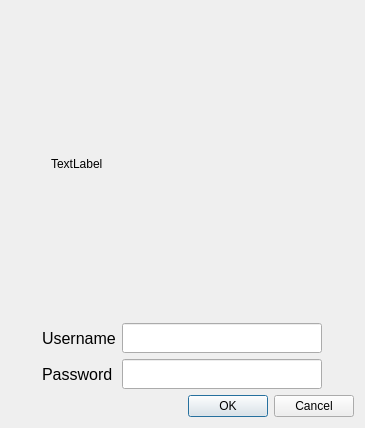
<?xml version="1.0" encoding="UTF-8"?>
<ui version="4.0">
 <class>Login</class>
 <widget class="QDialog" name="Login">
  <property name="geometry">
   <rect>
    <x>0</x>
    <y>0</y>
    <width>365</width>
    <height>428</height>
   </rect>
  </property>
  <property name="windowTitle">
   <string>Dialog</string>
  </property>
  <layout class="QHBoxLayout" name="horizontalLayout_3">
   <item>
    <layout class="QVBoxLayout" name="verticalLayout_3">
     <item>
      <layout class="QVBoxLayout" name="verticalLayout_2">
       <item>
        <spacer name="verticalSpacer">
         <property name="orientation">
          <enum>Qt::Vertical</enum>
         </property>
         <property name="sizeHint" stdset="0">
          <size>
           <width>20</width>
           <height>40</height>
          </size>
         </property>
        </spacer>
       </item>
       <item>
        <layout class="QHBoxLayout" name="horizontalLayout_2">
         <item>
          <spacer name="horizontalSpacer_3">
           <property name="orientation">
            <enum>Qt::Horizontal</enum>
           </property>
           <property name="sizeHint" stdset="0">
            <size>
             <width>40</width>
             <height>20</height>
            </size>
           </property>
          </spacer>
         </item>
         <item>
          <widget class="QLabel" name="logoLabel">
           <property name="minimumSize">
            <size>
             <width>263</width>
             <height>100</height>
            </size>
           </property>
           <property name="text">
            <string>TextLabel</string>
           </property>
          </widget>
         </item>
         <item>
          <spacer name="horizontalSpacer_4">
           <property name="orientation">
            <enum>Qt::Horizontal</enum>
           </property>
           <property name="sizeHint" stdset="0">
            <size>
             <width>40</width>
             <height>20</height>
            </size>
           </property>
          </spacer>
         </item>
        </layout>
       </item>
       <item>
        <spacer name="verticalSpacer_2">
         <property name="orientation">
          <enum>Qt::Vertical</enum>
         </property>
         <property name="sizeHint" stdset="0">
          <size>
           <width>20</width>
           <height>40</height>
          </size>
         </property>
        </spacer>
       </item>
      </layout>
     </item>
     <item>
      <layout class="QVBoxLayout" name="verticalLayout">
       <item>
        <layout class="QHBoxLayout" name="horizontalLayout">
         <item>
          <spacer name="horizontalSpacer">
           <property name="orientation">
            <enum>Qt::Horizontal</enum>
           </property>
           <property name="sizeHint" stdset="0">
            <size>
             <width>40</width>
             <height>20</height>
            </size>
           </property>
          </spacer>
         </item>
         <item>
          <layout class="QFormLayout" name="formLayout">
           <item row="0" column="0">
            <widget class="QLabel" name="usernameLabel">
             <property name="font">
              <font>
               <pointsize>12</pointsize>
              </font>
             </property>
             <property name="text">
              <string>Username</string>
             </property>
            </widget>
           </item>
           <item row="0" column="1">
            <widget class="QLineEdit" name="usernameLineEdit">
             <property name="sizePolicy">
              <sizepolicy hsizetype="Expanding" vsizetype="Preferred">
               <horstretch>0</horstretch>
               <verstretch>0</verstretch>
              </sizepolicy>
             </property>
             <property name="minimumSize">
              <size>
               <width>200</width>
               <height>30</height>
              </size>
             </property>
            </widget>
           </item>
           <item row="1" column="0">
            <widget class="QLabel" name="passwordLabel">
             <property name="font">
              <font>
               <pointsize>12</pointsize>
              </font>
             </property>
             <property name="text">
              <string>Password</string>
             </property>
            </widget>
           </item>
           <item row="1" column="1">
            <widget class="QLineEdit" name="passwordLineEdit">
             <property name="sizePolicy">
              <sizepolicy hsizetype="Expanding" vsizetype="Preferred">
               <horstretch>0</horstretch>
               <verstretch>0</verstretch>
              </sizepolicy>
             </property>
             <property name="minimumSize">
              <size>
               <width>200</width>
               <height>30</height>
              </size>
             </property>
            </widget>
           </item>
          </layout>
         </item>
         <item>
          <spacer name="horizontalSpacer_2">
           <property name="orientation">
            <enum>Qt::Horizontal</enum>
           </property>
           <property name="sizeHint" stdset="0">
            <size>
             <width>40</width>
             <height>20</height>
            </size>
           </property>
          </spacer>
         </item>
        </layout>
       </item>
       <item>
        <widget class="QDialogButtonBox" name="buttonBox">
         <property name="layoutDirection">
          <enum>Qt::LeftToRight</enum>
         </property>
         <property name="autoFillBackground">
          <bool>true</bool>
         </property>
         <property name="orientation">
          <enum>Qt::Horizontal</enum>
         </property>
         <property name="standardButtons">
          <set>QDialogButtonBox::Cancel|QDialogButtonBox::Ok</set>
         </property>
        </widget>
       </item>
      </layout>
     </item>
    </layout>
   </item>
  </layout>
 </widget>
 <resources/>
 <connections>
  <connection>
   <sender>buttonBox</sender>
   <signal>accepted()</signal>
   <receiver>Login</receiver>
   <slot>accept()</slot>
   <hints>
    <hint type="sourcelabel">
     <x>248</x>
     <y>254</y>
    </hint>
    <hint type="destinationlabel">
     <x>157</x>
     <y>274</y>
    </hint>
   </hints>
  </connection>
  <connection>
   <sender>buttonBox</sender>
   <signal>rejected()</signal>
   <receiver>Login</receiver>
   <slot>reject()</slot>
   <hints>
    <hint type="sourcelabel">
     <x>316</x>
     <y>260</y>
    </hint>
    <hint type="destinationlabel">
     <x>286</x>
     <y>274</y>
    </hint>
   </hints>
  </connection>
 </connections>
</ui>
